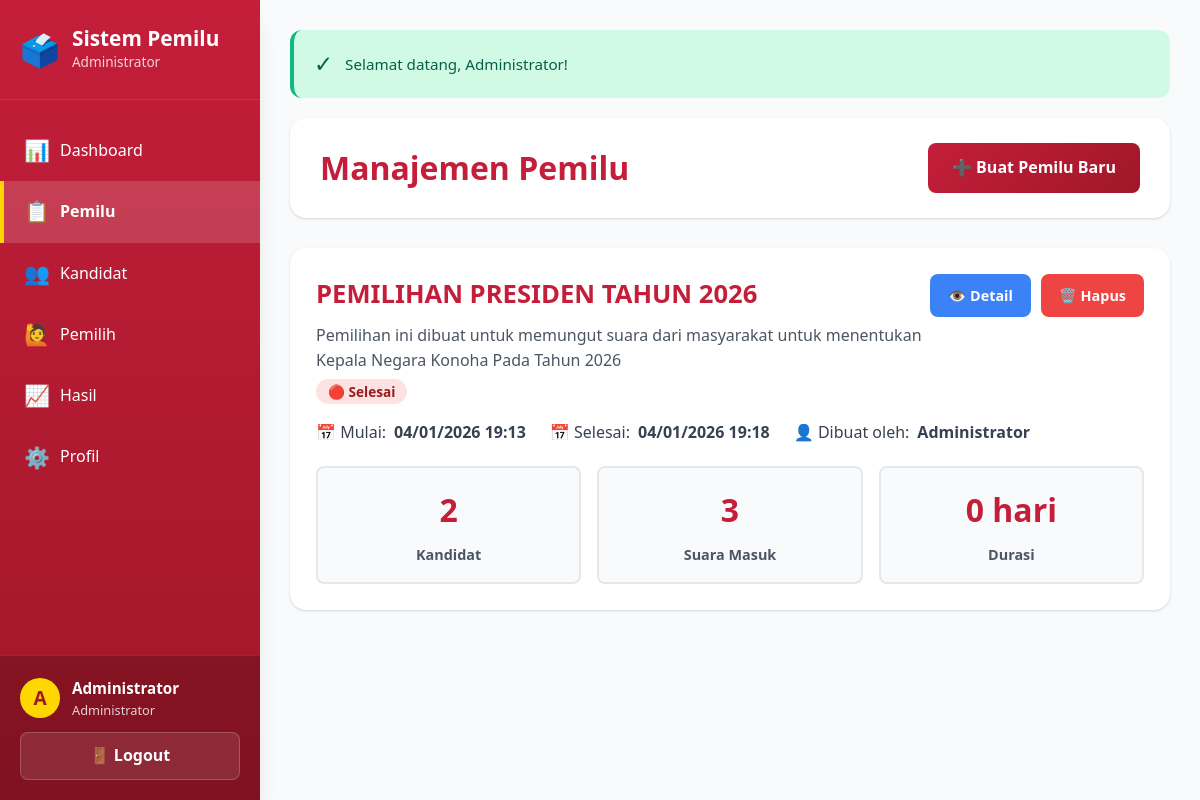
/admin/pemilu.php (signed in), run on the app's committed database.
### tables this page shows
CREATE TABLE `elections` (
  `id_election` int(11) NOT NULL,
  `nama_pemilu` varchar(200) NOT NULL,
  `deskripsi` text DEFAULT NULL,
  `tanggal_mulai` datetime NOT NULL,
  `tanggal_selesai` datetime NOT NULL,
  `status` enum('draft','aktif','selesai') DEFAULT 'draft',
  `created_by` int(11) NOT NULL,
  `created_at` timestamp NOT NULL DEFAULT current_timestamp(),
  `updated_at` timestamp NOT NULL DEFAULT current_timestamp() ON UPDATE current_timestamp(),
  `parent_election_id` int(11) DEFAULT NULL
);

CREATE TABLE `users` (
  `id_user` int(11) NOT NULL,
  `username` varchar(50) NOT NULL,
  `email` varchar(100) NOT NULL,
  `password` varchar(255) NOT NULL,
  `nama_lengkap` varchar(100) NOT NULL,
  `nik` varchar(20) NOT NULL,
  `tanggal_lahir` date NOT NULL,
  `alamat` text NOT NULL,
  `role` enum('admin','user') NOT NULL DEFAULT 'user',
  `foto` varchar(255) DEFAULT NULL,
  `status` enum('aktif','nonaktif') NOT NULL DEFAULT 'aktif',
  `created_at` timestamp NOT NULL DEFAULT current_timestamp(),
  `updated_at` timestamp NOT NULL DEFAULT current_timestamp() ON UPDATE current_timestamp()
);

### config/database.php (called while the page is built, shortened)
<?php
$conn = mysqli_connect(DB_HOST, DB_USER, DB_PASS, DB_NAME);
mysqli_set_charset($conn, "utf8mb4");
function get_flash_message() {
    if (isset($_SESSION['flash_message'])) {
        $type = $_SESSION['flash_type'];
        $message = $_SESSION['flash_message'];
        return [
            'type' => $type,
            'message' => $message
        ];
    }
    return null;
}
function get_election_status($id_election) {
    global $conn;
    $now = date('Y-m-d H:i:s');
    $query = "SELECT *,
              CASE
                  WHEN status = 'draft' THEN 'draft'
                  WHEN status = 'selesai' THEN 'selesai'
                  WHEN tanggal_mulai > ? THEN 'belum_dimulai'
                  WHEN tanggal_selesai < ? THEN 'selesai'
                  ELSE 'berlangsung'
              END as status_real
              FROM elections WHERE id_election = ?";
    $stmt = mysqli_prepare($conn, $query);
    mysqli_stmt_bind_param($stmt, "ssi", $now, $now, $id_election);
    mysqli_stmt_execute($stmt);
    $result = mysqli_stmt_get_result($stmt);
    if (mysqli_num_rows($result) > 0) {
        return mysqli_fetch_assoc($result);
    }
    return null;
}
?>

### admin/pemilu.php (the view, shortened to what this page needs)
<?php
require_once '../config/database.php';
$flash = get_flash_message();
$query = "
    SELECT
        e.*,
        u.nama_lengkap AS creator,
        (SELECT COUNT(*) FROM kandidat k WHERE k.id_election = e.id_election) AS jumlah_kandidat,
        (SELECT COUNT(*) FROM voting v WHERE v.id_election = e.id_election) AS jumlah_suara
    FROM elections e
    JOIN users u ON e.created_by = u.id_user
    ORDER BY e.created_at DESC
";
$result = mysqli_query($conn, $query);
?>
<!DOCTYPE html>
<html lang="id">
<head>
    <link rel="stylesheet" href="../assets/css/style.css">
    <link rel="stylesheet" href="../assets/css/admin.css">
</head>
<body class="admin-page">
    <aside class="sidebar">
        <div class="sidebar-header">
            <div class="sidebar-logo">🗳️</div>
            <div>
                <div class="sidebar-title">Sistem Pemilu</div>
                <div class="sidebar-subtitle">Administrator</div>
            </div>
        </div>
        <nav class="sidebar-nav">
            <a href="index.php" class="sidebar-nav-item">
                <span class="sidebar-nav-icon">📊</span>
                Dashboard
            </a>
            <a href="pemilu.php" class="sidebar-nav-item active">
                <span class="sidebar-nav-icon">📋</span>
                Pemilu
            </a>
            <a href="kandidat.php" class="sidebar-nav-item">
                <span class="sidebar-nav-icon">👥</span>
                Kandidat
            </a>
            <a href="pemilih.php" class="sidebar-nav-item">
                <span class="sidebar-nav-icon">🙋</span>
                Pemilih
            </a>
            <a href="hasil.php" class="sidebar-nav-item">
                <span class="sidebar-nav-icon">📈</span>
                Hasil
            </a>
            <a href="profil.php" class="sidebar-nav-item">
                <span class="sidebar-nav-icon">⚙️</span>
                Profil
            </a>
        </nav>
        <div class="sidebar-user">
            <div class="sidebar-user-info">
                <div class="sidebar-user-avatar">
                    <?php echo strtoupper(substr($_SESSION['nama_lengkap'], 0, 1)); ?>
                </div>
                <div>
                    <div class="sidebar-user-name"><?php echo $_SESSION['nama_lengkap']; ?></div>
                    <div class="sidebar-user-role">Administrator</div>
                </div>
            </div>
            <a href="logout.php" class="sidebar-logout">🚪 Logout</a>
        </div>
    </aside>
    <main class="main-content">
        <?php if ($flash): ?>
            <div class="alert alert-<?php echo $flash['type']; ?>">
                <?php echo $flash['message']; ?>
            </div>
        <?php endif; ?>
        <div class="main-header">
            <h1 class="main-title">Manajemen Pemilu</h1>
            <a href="tambah_pemilu.php" class="btn btn-primary">
                ➕ Buat Pemilu Baru
            </a>
        </div>
        <?php if (mysqli_num_rows($result) > 0): ?>
            <?php while ($row = mysqli_fetch_assoc($result)):
                $status_info = get_election_status($row['id_election']);
                $status_real = $status_info['status_real'];
                $start = strtotime($row['tanggal_mulai']);
                $end = strtotime($row['tanggal_selesai']);
            ?>
                <div class="election-card">
                    <div class="election-header">
                        <div style="flex: 1;">
                            <h3 class="election-title"><?php echo $row['nama_pemilu']; ?></h3>
                            <p style="color: var(--gray-600); margin: 5px 0;">
                                <?php echo $row['deskripsi']; ?>
                            </p>
                            <?php if ($status_real == 'draft'): ?>
                                <span class="badge badge-gray">📝 Draft</span>
                            <?php elseif ($status_real == 'belum_dimulai'): ?>
                                <span class="badge badge-warning">⏳ Belum Dimulai</span>
                            <?php elseif ($status_real == 'berlangsung'): ?>
                                <span class="badge badge-success">🟢 Berlangsung</span>
                            <?php else: ?>
                                <span class="badge badge-danger">🔴 Selesai</span>
                            <?php endif; ?>
                        </div>
                        <div class="action-buttons">
                            <a href="detail_pemilu.php?id=<?php echo $row['id_election']; ?>"
                                class="btn-action btn-view">
                                👁️ Detail
                            </a>
                            <?php if ($status_real === 'draft' || $status_real === 'selesai'): ?>
                                <a href="hapus_pemilu.php?id=<?php echo $row['id_election']; ?>"
                                    class="btn-action btn-delete"
                                    onclick="return confirmHapusPemilu(
                                    '<?php echo addslashes($row['nama_pemilu']); ?>',
                                    '<?php echo $status_real; ?>'
                                    )">
                                    🗑️ Hapus
                                </a>
                            <?php endif; ?>
                        </div>
                    </div>
                    <div class="election-dates">
                        <div>
                            <span>📅 Mulai:</span>
                            <strong><?php echo date('d/m/Y H:i', strtotime($row['tanggal_mulai'])); ?></strong>
                        </div>
                        <div>
                            <span>📅 Selesai:</span>
                            <strong><?php echo date('d/m/Y H:i', strtotime($row['tanggal_selesai'])); ?></strong>
                        </div>
                        <div>
                            <span>👤 Dibuat oleh:</span>
                            <strong><?php echo $row['creator']; ?></strong>
                        </div>
                    </div>
                    <div class="election-stats">
                        <div class="stat-box">
                            <h4><?php echo $row['jumlah_kandidat']; ?></h4>
                            <p>Kandidat</p>
                        </div>
                        <div class="stat-box">
                            <h4><?php echo $row['jumlah_suara']; ?></h4>
                            <p>Suara Masuk</p>
                        </div>
                        <div class="stat-box">
                            <h4>
                                <?php
                                $durasi = ($end - $start) / (60 * 60 * 24);
                                echo round($durasi) . ' hari';
                                ?>
                            </h4>
                            <p>Durasi</p>
                        </div>
                    </div>
                </div>
            <?php endwhile; ?>
        <?php endif; ?>
    </main>
</body>
</html>

### assets/css/style.css (style rules this page uses)
:root { --kpu-red: #c41e3a; --kpu-red-dark: #a01729; --kpu-red-light: #e84a5f; --kpu-gold: #ffd700; --white: #ffffff; --gray-50: #f9fafb; --gray-100: #f3f4f6; --gray-200: #e5e7eb; --gray-300: #d1d5db; --gray-400: #9ca3af; --gray-500: #6b7280; --gray-600: #4b5563; --gray-700: #374151; --gray-800: #1f2937; --gray-900: #111827; --success: #10b981; --warning: #f59e0b; --danger: #ef4444; --info: #3b82f6; --shadow-sm: 0 1px 2px 0 rgba(0, 0, 0, 0.05); --shadow: 0 1px 3px 0 rgba(0, 0, 0, 0.1), 0 1px 2px 0 rgba(0, 0, 0, 0.06); --shadow-md: 0 4px 6px -1px rgba(0, 0, 0, 0.1), 0 2px 4px -1px rgba(0, 0, 0, 0.06); --shadow-lg: 0 10px 15px -3px rgba(0, 0, 0, 0.1), 0 4px 6px -2px rgba(0, 0, 0, 0.05); --shadow-xl: 0 20px 25px -5px rgba(0, 0, 0, 0.1), 0 10px 10px -5px rgba(0, 0, 0, 0.04); --radius-sm: 4px; --radius: 8px; --radius-md: 12px; --radius-lg: 16px; --radius-xl: 24px; --radius-full: 9999px; }
* { margin: 0; padding: 0; box-sizing: border-box; }
body { font-family: "Segoe UI", Tahoma, Geneva, Verdana, sans-serif; line-height: 1.6; color: var(--gray-800); background-color: var(--gray-50); }
.alert { padding: 16px 20px; border-radius: var(--radius-md); margin-bottom: 20px; font-size: 0.95em; display: flex; align-items: center; gap: 12px; border-left: 4px solid; }
.alert::before { content: ""; font-size: 1.5em; }
.alert-success { background-color: #d1fae5; color: #065f46; border-left-color: var(--success); }
.alert-success::before { content: "✓"; }
.btn { padding: 12px 24px; border: none; border-radius: var(--radius); cursor: pointer; font-size: 1em; font-weight: 600; transition: all 0.3s ease; text-decoration: none; display: inline-flex; align-items: center; gap: 8px; justify-content: center; }
.btn-primary { background: linear-gradient( 135deg, var(--kpu-red) 0%, var(--kpu-red-dark) 100% ); color: white; }
.badge { display: inline-flex; align-items: center; gap: 6px; padding: 6px 12px; border-radius: var(--radius-full); font-size: 0.85em; font-weight: 600; line-height: 1; }
.badge-danger { background-color: #fee2e2; color: #991b1b; }

### admin/pemilu.php (style rules this page uses)
.election-card { background: white; border-radius: var(--radius-lg); padding: 24px; margin-bottom: 24px; box-shadow: var(--shadow); transition: all 0.3s ease; border: 2px solid transparent; }
.election-header { display: flex; justify-content: space-between; align-items: start; margin-bottom: 16px; }
.election-title { font-size: 1.6em; color: var(--kpu-red); margin: 0 0 8px 0; font-weight: 700; }
.election-dates { display: flex; gap: 24px; margin: 16px 0; color: var(--gray-700); }
.election-dates div { display: flex; align-items: center; gap: 8px; }
.election-stats { display: grid; grid-template-columns: repeat(3, 1fr); gap: 16px; margin-top: 20px; }
.stat-box { background: var(--gray-50); padding: 16px; border-radius: var(--radius); text-align: center; border: 2px solid var(--gray-200); }
.stat-box h4 { font-size: 2em; margin: 0; color: var(--kpu-red); font-weight: 700; }
.stat-box p { margin: 8px 0 0 0; color: var(--gray-600); font-size: 0.9em; font-weight: 600; }

### data on the page
elections: nama_pemilu "PEMILIHAN PRESIDEN TAHUN 2026", deskripsi "Pemilihan ini dibuat untuk memungut suara dari masyarakat untuk menentukan Kepala Negara Konoha Pada Tahun 2026", tanggal_mulai "04/01/2026 19:13", tanggal_selesai "04/01/2026 19:18", created_by.nama_lengkap "Administrator", jumlah_kandidat "2", jumlah_suara "3", durasi "0"

### other printed values
substr($_SESSION['nama_lengkap'], 0, 1) "A"
$_SESSION['nama_lengkap'] "Administrator"
$flash['message'] "Selamat datang, Administrator!"
